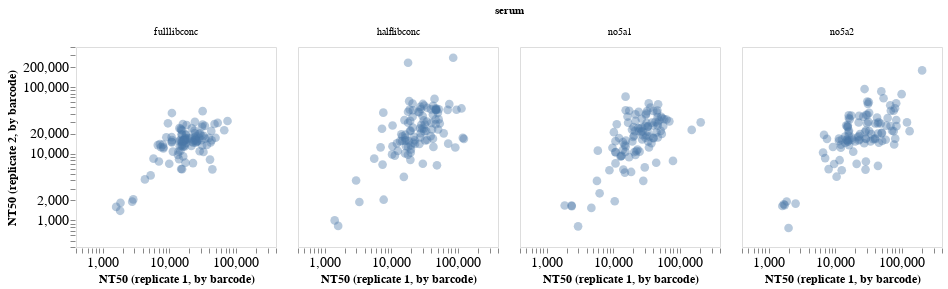

This figure's notebook cell:
### Code cell
#Plot correlation by barcode for replicates
alt.Chart(merged_replicates_withbarcodes).mark_point(filled=True, size=75,opacity=0.4).encode(
    x=alt.X('NT50_rep1', scale=alt.Scale(type="log", domain=[400,400000]),axis=alt.Axis(title="NT50 (replicate 1, by barcode)")),
    y=alt.Y('NT50_rep2', scale=alt.Scale(type="log",domain=[400,400000]),axis=alt.Axis(title="NT50 (replicate 2, by barcode)")),
    facet =alt.Facet('serum:N'),
).properties(width = 200, height = 200).configure_axis(grid=False, domain=False,labelFontSize=14,titleFontSize=12).configure_legend(titleAlign='left',labelLimit= 0,
titleFontSize=10,
labelFontSize=10
)

### Figure 1 — Vega-Lite specification as saved in the notebook (floating-point values rounded to 4 significant figures; data arrays with more than 128 entries replaced by an {"elided": "..."} marker saying what was removed)
{"config": {"view": {"continuousWidth": 300, "continuousHeight": 300}, "axis": {"domain": false, "grid": false, "labelFontSize": 14, "titleFontSize": 12}, "legend": {"labelFontSize": 10, "labelLimit": 0, "titleAlign": "left", "titleFontSize": 10}}, "data": {"name": "data-fcbb1bab67af99686565d27514d82630"}, "mark": {"type": "point", "filled": true, "opacity": 0.4, "size": 75}, "encoding": {"facet": {"field": "serum", "type": "nominal"}, "x": {"axis": {"title": "NT50 (replicate 1, by barcode)"}, "field": "NT50_rep1", "scale": {"domain": [400, 400000], "type": "log"}, "type": "quantitative"}, "y": {"axis": {"title": "NT50 (replicate 2, by barcode)"}, "field": "NT50_rep2", "scale": {"domain": [400, 400000], "type": "log"}, "type": "quantitative"}}, "height": 200, "width": 200, "$schema": "https://vega.github.io/schema/vega-lite/v5.16.3.json", "datasets": {"data-fcbb1bab67af99686565d27514d82630": {"elided": "427 records"}}}
